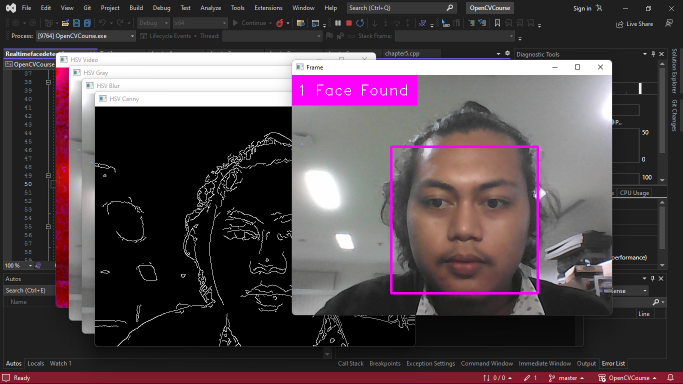
//> input picture Resources/Picture/ss1.png, 1366 x 768 px, given in place of the camera (shown at 1/2 size)
$ ./main   (built with g++ and OpenCV 4)
//> lines starting //> are read from the running program, lines starting //| are printed output that depends on the picture; after the words box and inside, x2 and y2 are one past the last pixel; in counts of white or black regions, pixels touching at a corner belong together
/*
        Author :
        Hamdandih
        2022
*/
#include <opencv2/imgcodecs.hpp>
#include <opencv2/highgui.hpp>
#include <opencv2/imgproc.hpp>
#include <opencv2/objdetect.hpp>
#include <iostream>

using namespace cv;
using namespace std;

/////////// Face Detection////////////////
void main() {

	VideoCapture video(0);
	CascadeClassifier facedetect;
	Mat img, imgHSV,imgGray,imgBlur,imgCanny,mask;
	int hmin = 0, smin = 0, vmin = 0;
	int hmax = 179, smax = 255, vmax = 255;
	facedetect.load("Resources/haarcascade_frontalface_default.xml");

	if (facedetect.empty()) {
		cout << "XML file not load" << endl;
	}
	/// <summary>
	/// Trackbar initialization
	/// </summary>
	namedWindow("Trackbars", (640, 200));
	createTrackbar("Hue Min", "Trackbars", &hmin, 255);
	createTrackbar("Hue Max", "Trackbars", &hmax, 255);
	createTrackbar("sat Min", "Trackbars", &smin, 255);
	createTrackbar("sat max", "Trackbars", &smax, 255);
	createTrackbar("val Min", "Trackbars", &vmin, 255);
	createTrackbar("val Max", "Trackbars", &vmax, 255);
	while (true) {
		video.read(img);
//> img is the input picture: 768 rows x 1366 cols, CV_8UC3; mean B, G, R 74, 68.8, 80.2
		vector<Rect> faces;
		facedetect.detectMultiScale(img, faces, 1.3, 5);
//> faces = 1 Rect (x, y, width, height): [785, 299, 287, 287]
		cvtColor(img, imgHSV, COLOR_BGR2HSV);
//> imgHSV: 768 rows x 1366 cols, CV_8UC3; mean H, S, V 20.2, 22.1, 81.3
		cvtColor(img, imgGray, COLOR_BGR2GRAY);
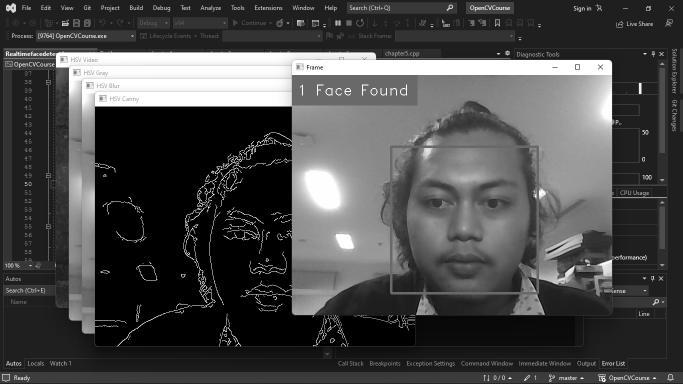
//> imgGray: 768 rows x 1366 cols, CV_8UC1 (shown at 1/2 size); min 0, max 255, mean 72.8
		GaussianBlur(img, imgBlur, Size(3, 3), 3, 0);
		Canny(imgBlur, imgCanny, 25, 75);
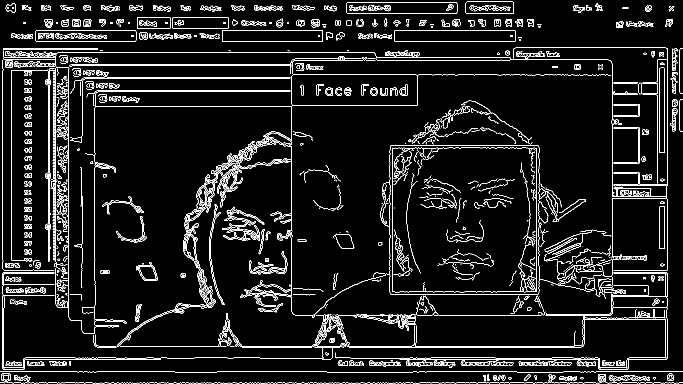
//> imgCanny: 768 rows x 1366 cols, CV_8UC1 (shown at 1/2 size); 7% white in thin lines or dots

		cout << faces.size() << endl;
//| 1

		for (int i = 0; i < faces.size(); i++) {
			rectangle(img, faces[i].tl(), faces[i].br(), Scalar(255, 0, 255), 3);
			rectangle(img, Point(0,0), Point(250,60), Scalar(255, 0, 255), FILLED);
			putText(img, to_string(faces.size())+" Face Found", Point(10, 40), FONT_HERSHEY_DUPLEX, 1, Scalar(255, 255, 255), 1);
		}
//> this loop made 1 pass
//> pass 1, `putText(img, to_string(faces.size())+" Face Found", Point(10, 40), FON..`:
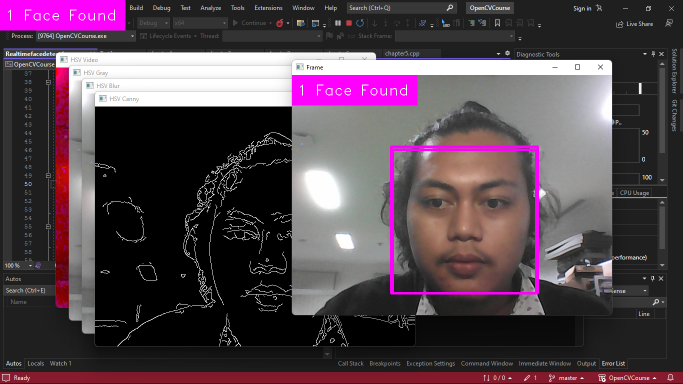
//> img: 768 rows x 1366 cols, CV_8UC3 (shown at 1/2 size); 1.76% of pixels changed, all inside (x1, y1, x2, y2) = (0, 0, 1073, 584)

		/// <summary>
		/// Trackbar
		/// </summary>
		Scalar lower(hmin, smin, vmin);
		Scalar upper(hmax, smax, vmax);
		inRange(imgHSV, lower, upper, mask);
//> mask: 768 rows x 1366 cols, CV_8UC1; every value is 255

		/// <summary>
		/// Close trackbar
		/// </summary>

		imshow("Frame", img);
		imshow("HSV Video",imgHSV);
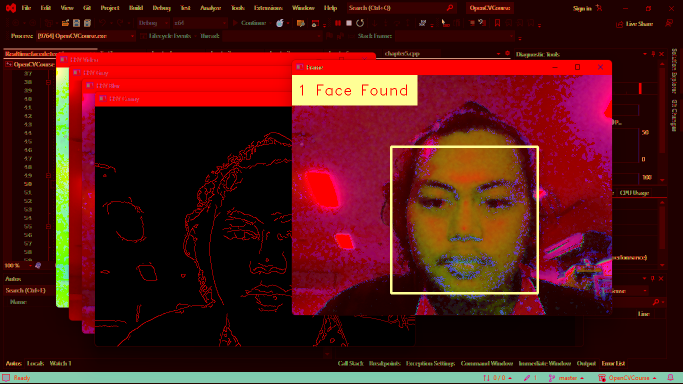
//> window 'HSV Video': 768 rows x 1366 cols, CV_8UC3 (shown at 1/2 size); mean B, G, R 20.2, 22.1, 81.3
		imshow("HSV Gray", imgGray);
		imshow("HSV Blur", imgBlur);
		imshow("HSV Canny", imgCanny);
		imshow("Image Mask ", mask);
		waitKey(1);
	}
}
